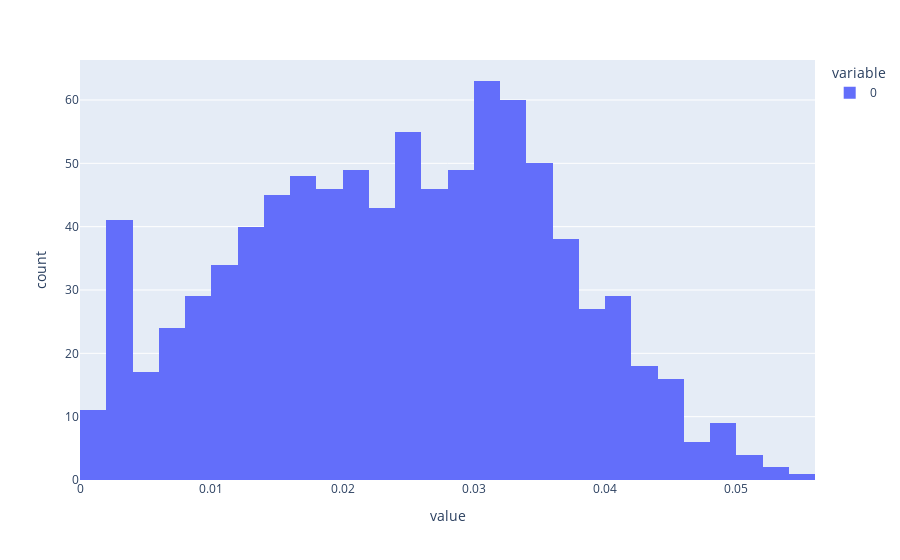

Source (notebook cell):
### Code cell
px.histogram(CO_list)

### Figure 1 — Plotly figure (JSON) as saved in the notebook; plotly's stock layout.template omitted (floating-point values rounded to 4 significant figures; data arrays with more than 128 entries replaced by an {"elided": "..."} marker saying what was removed)
{"data": [{"alignmentgroup": "True", "bingroup": "x", "hovertemplate": "variable=0<br>value=%{x}<br>count=%{y}<extra></extra>", "legendgroup": "0", "marker": {"color": "#636efa"}, "name": "0", "offsetgroup": "0", "orientation": "v", "showlegend": true, "type": "histogram", "x": {"elided": "900 float values"}, "xaxis": "x", "yaxis": "y"}], "layout": {"barmode": "relative", "legend": {"title": {"text": "variable"}, "tracegroupgap": 0}, "margin": {"t": 60}, "xaxis": {"anchor": "y", "domain": [0, 1], "title": {"text": "value"}}, "yaxis": {"anchor": "x", "domain": [0, 1], "title": {"text": "count"}}}}
